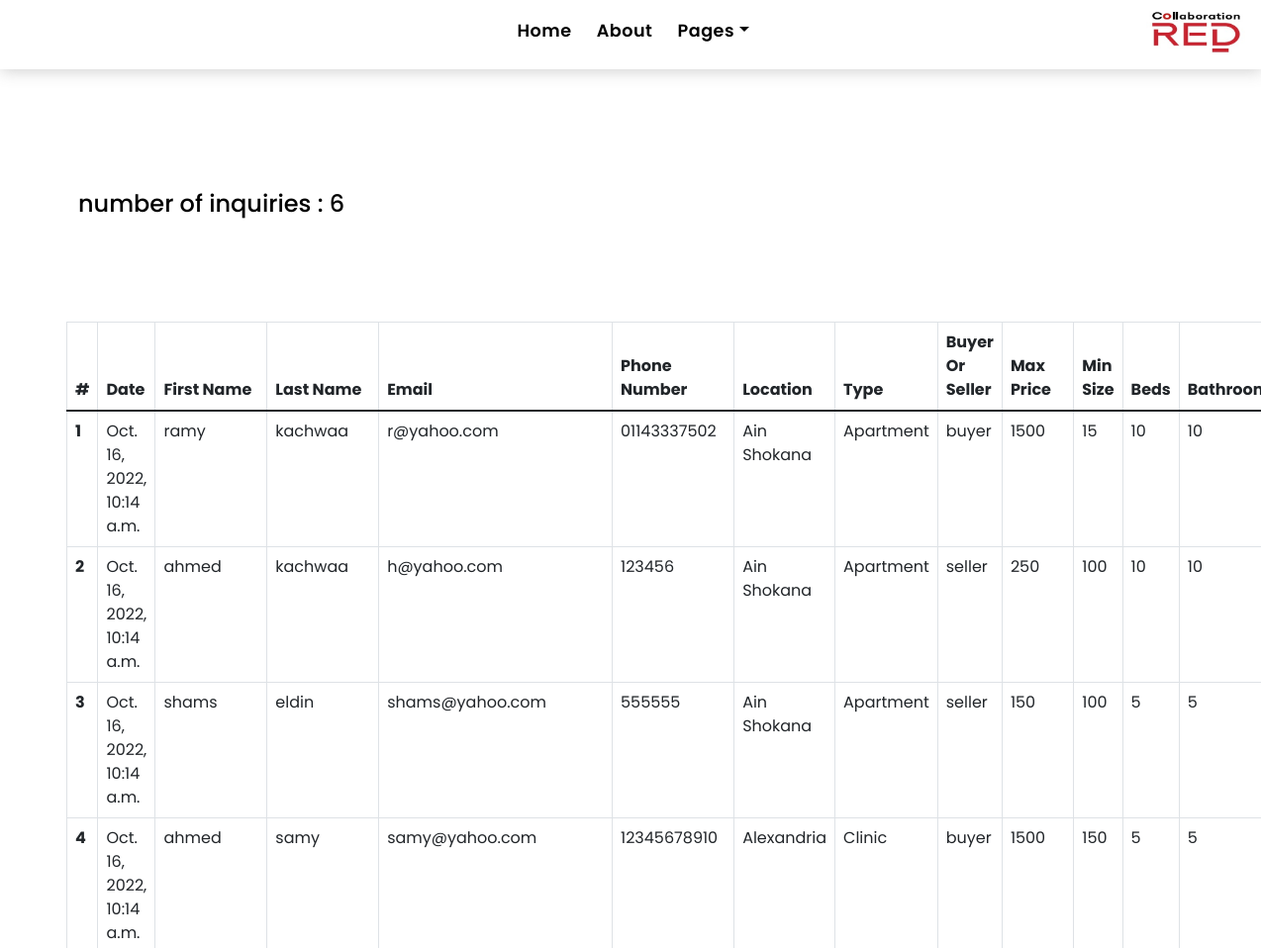
The page /show-all-inquiry (upper part) on the database as committed earlier.
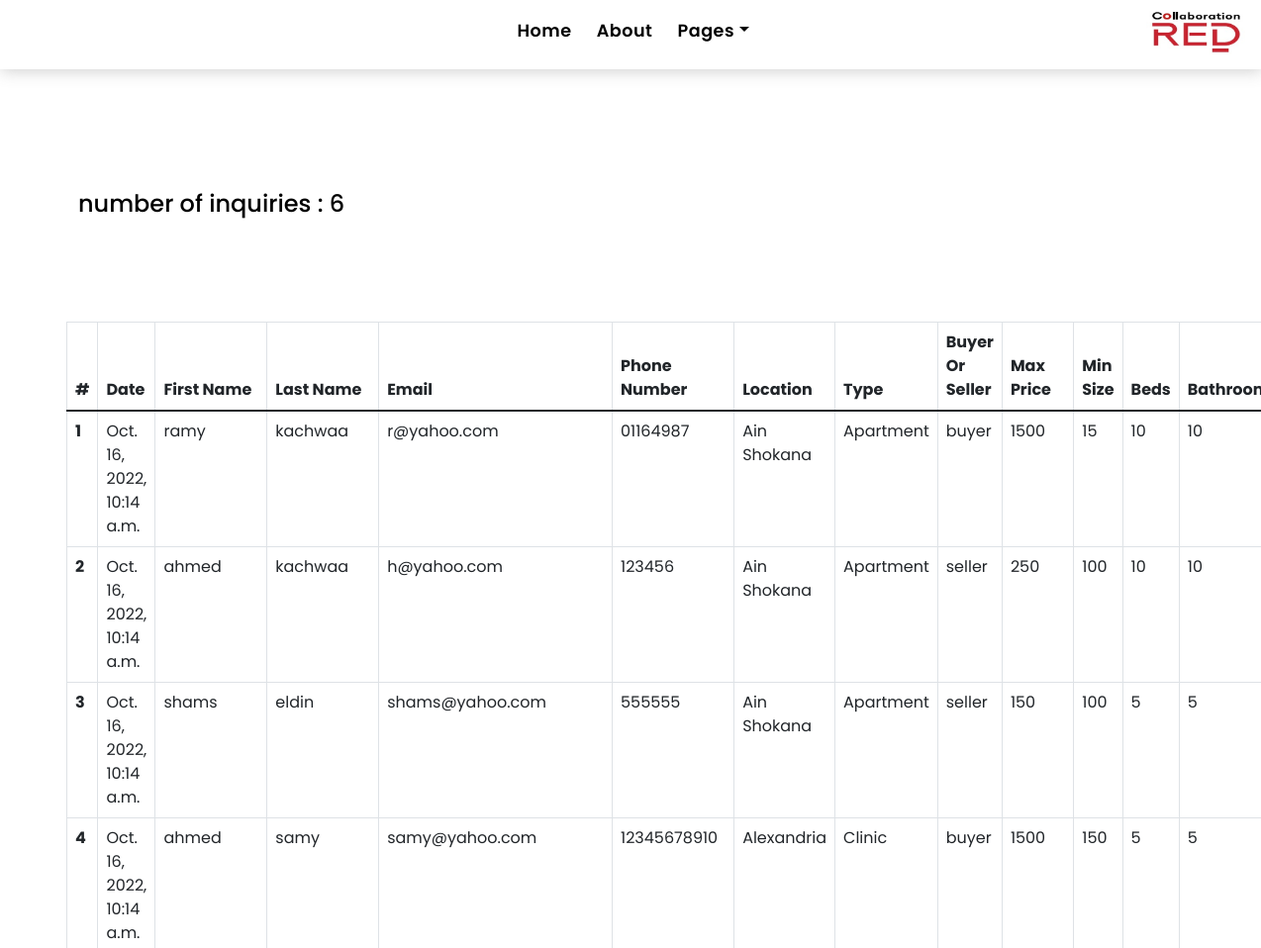
The same page on the database as committed later.
### houses/models.py (models this page shows)
class Inquiry(models.Model):
    choices1 = (('buyer','buyer'),
                ('seller','seller'))
    user = models.ForeignKey(User, on_delete=models.CASCADE, default=User.objects.all()[0].id)
    buyer_or_seller = models.CharField(max_length=20,choices=choices1,default='buyer')
    first_name = models.CharField(max_length=50)
    last_name = models.CharField(max_length=50)
    email = models.EmailField()
    phone_number = models.CharField(max_length=30)
    location = models.CharField(max_length=50, choices=choices3, null=True, blank=True,default='Ain Shokana')
    type = models.CharField(max_length=50, choices=choices2, default="Apartment")
    max_price = models.IntegerField()
    min_size = models.IntegerField()
    beds = models.IntegerField()
    bathrooms = models.IntegerField()
    date = models.DateTimeField(auto_now_add=True,null=True,blank=True)

### houses/views.py (the view)
# urls.py: path('show-all-inquiry', views.show_all_inquiry,name="show_all_inquiry"),
def show_all_inquiry(request):
    all_inqures = Inquiry.objects.all()
    context = {"all_inqures":all_inqures}
    return render(request,'houses/show_all_inquiry.html',context)

### houses/templates/houses/show_all_inquiry.html (shortened to what this page needs)
{% extends 'houses/base.html' %}
{% load static %}
{% block content %}
  <main id="main">
    <section class="intro-single">
      <div class="container">
        <div class="row">
            <h4>number of inquiries : {{all_inqures.count}}</h4>
          <div class="col-md-12 col-lg-4">
            <nav aria-label="breadcrumb" class="breadcrumb-box d-flex justify-content-lg-end">
            </nav>
          </div>
        </div>
      </div>
    </section>
    <section class="property-grid grid">
      <div class="container">
        <div class="row">
          <div class="col-sm-12">
          </div>
  <table class="table table-bordered" style="width:100%">
  <thead>
    <tr>
      <th scope="col">#</th>
      <th scope="col" style="width:100%">Date</th>
      <th scope="col">First Name</th>
      <th scope="col">Last Name</th>
      <th scope="col">Email</th>
      <th scope="col">Phone Number</th>
      <th scope="col">Location</th>
      <th scope="col">Type</th>
      <th scope="col">Buyer Or Seller</th>
      <th scope="col">Max Price</th>
      <th scope="col">Min Size</th>
      <th scope="col">Beds</th>
      <th scope="col">Bathrooms</th>
    </tr>
  </thead>
  <tbody>
  {% for inquiry in all_inqures %}
    <tr>
      <th scope="row"> {{ forloop.counter }}</th>
      <td>{{inquiry.date}}</td>
      <td>{{inquiry.first_name}}</td>
      <td>{{inquiry.last_name}}</td>
      <td>{{inquiry.email}}</td>
      <td>{{inquiry.phone_number}}</td>
      <td>{{inquiry.location}}</td>
      <td>{{inquiry.type}}</td>
      <td>{{inquiry.buyer_or_seller}}</td>
      <td>{{inquiry.max_price}}</td>
      <td>{{inquiry.min_size}}</td>
      <td>{{inquiry.beds}}</td>
      <td>{{inquiry.bathrooms}}</td>
    </tr>
  {% endfor %}
  </tbody>
</table>
        </div>
      </div>
    </section>
  </main>
{% endblock %}

Rows that differ between the two databases and show on the page:
changed Inquiry "ramy": phone_number "01143337502" → "01164987"
